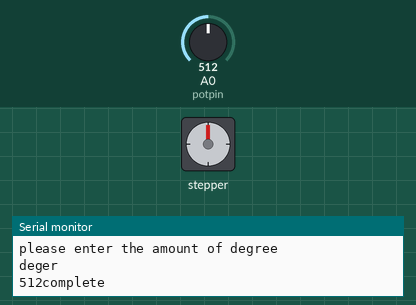
Bench run of a sketch on a simulated Arduino Uno, built with avr-gcc and run on an emulated ATmega328P. Shown: stepper motor, the last lines printed to the serial monitor. The test bench sets the inputs (shaded band); at power-on: A0 (potpin) = 512. Stepper angles assume 200 steps per turn.

Above: at 1.2 s.
1.3 s: A0 (potpin) set to 0
At 2.67 s:
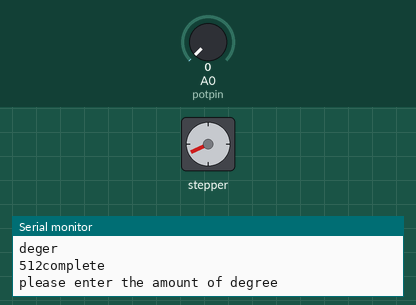
4.9 s: A0 (potpin) set to 25
At 5.11 s:
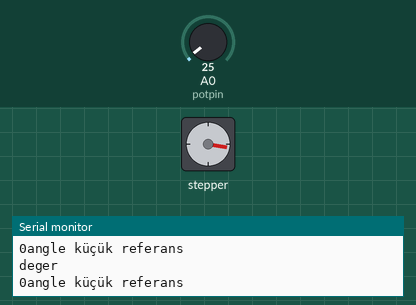
Timing chart, 0 to 14.8 s (numbered marks = the images above; inputs shaded):
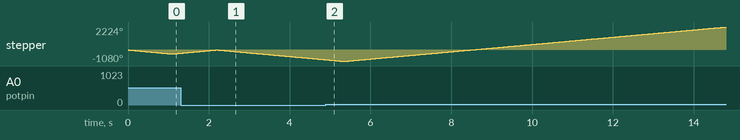

The sketch:

project2.ino
```cpp
/*
 Stepper Motor Control - one revolution

 This program drives a unipolar or bipolar stepper motor.
 The motor is attached to digital pins 8 - 11 of the Arduino.

 The motor should revolve one revolution in one direction, then
 one revolution in the other direction.


 Created 11 Mar. 2007
 Modified 30 Nov. 2009
 by Tom Igoe

 */

#include <Stepper.h>
#define potpin A0
int deger;
const int stepsPerRevolution = 200;  // change this to fit the number of steps per revolution
// for your motor
int angle;
// initialize the stepper library on pins 8 through 11:
Stepper myStepper(stepsPerRevolution, 8, 9, 10, 11);
int degree;
void setup() {
  // set the speed at 60 rpm:
  myStepper.setSpeed(60);
  // initialize the serial port:
  Serial.begin(9600);
}

void loop() {
  Serial.println("please enter the amount of degree");
  while (Serial.available() > 0) {
     degree = Serial.parseInt();
     int blank = Serial.parseInt();
  }
  while(1){
    myStepper.step(-stepsPerRevolution);
    deger = analogRead(potpin);
    Serial.println("deger");
    Serial.print(deger);
    angle=deger*30;
    if(degree<angle){
      break;
    }
    delay(10);
    Serial.println("angle küçük referans");
  }
  Serial.println("complete");
  delay(200);
   while(1){
    myStepper.step(+stepsPerRevolution);
    deger = analogRead(potpin);
    angle=deger*30;
    if(angle<15){
      break;
    }
    delay(10);
    Serial.println("angle büyük referans");
  }


}
```
